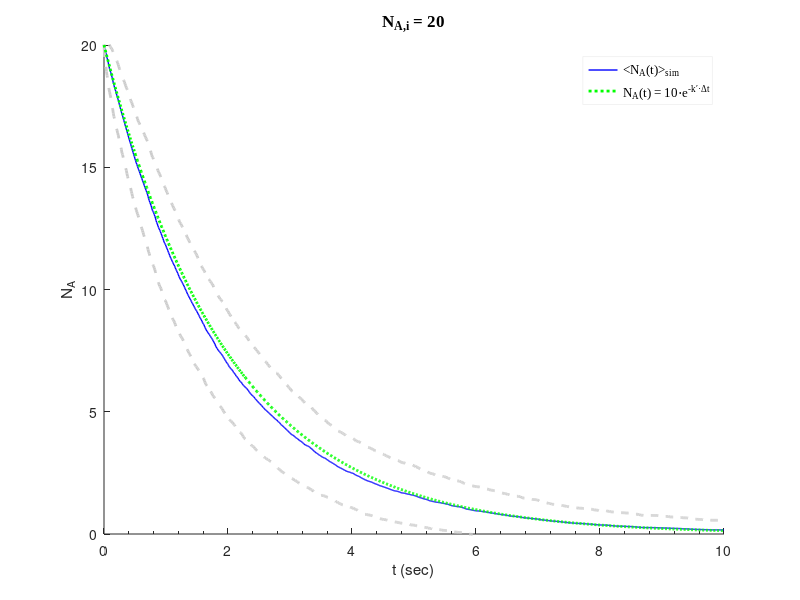
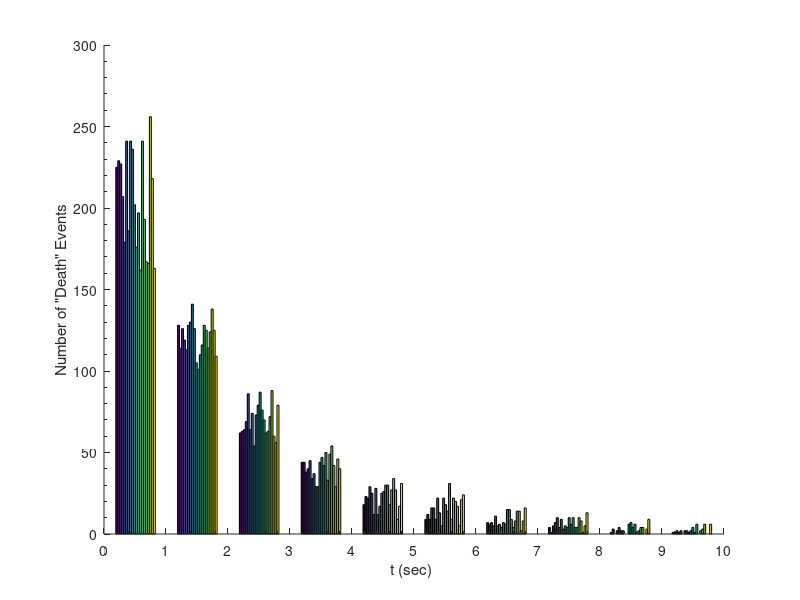

Source code (MATLAB) for these figures, in order:
%  A --> B  ; Simulating 1st order kinetics. Considering individual agents.
% *** Heterogeneous populationof A ***
% Here, we assume normally distributed k values of the A population.

% Author: Alex Plakantonakis,   Copyright (c) 2019.           License: GNU GPLv3

clear; clc;             tic

% Assume constant time step increment (sec)
dt = 0.01;
totalTime = 10;         % Simulation time (sec)
t_steps = totalTime / dt;

reps = 500;              % Number of times to repeat experiment
% k_calc = zeros(size(dt_array,2),n);
S = zeros(reps,t_steps);

agents = 20;            % Population size (should be divisible by # of subspecies)

extt = zeros(reps, agents);     % To monitor extinction time of agents

% ****** Set population's k values ************
% Normally-distributed k values across population 
% with mean = ko and standard deviation of sigma.
ko = 0.5;                           sigma = 0.1;
repeat = 1;
while repeat == 1
    k = ko + sigma * randn(1,agents);  
    negk = find(k<=0);
    if isempty(negk)==1             % Ensure there are no negative k values
        repeat = 0;
    end
end
% # of subspecies = # of agents
% *********************************************

% Time-independent probability for a given agent
P = 1 - exp(-k .* dt);                  % P from integrated rate law
% P = k .* dt;                            % P from differential rate law

for n = 1:reps

    A = ones(2,agents);     % Only 2 rows because of Markov property      
    S(n,1) = agents;
    time = zeros(1,t_steps);
    
    for t = 1:t_steps
        tempAa = find(A(1,:)==1);       % find "alive" A agents
        
        for i = 1:size(tempAa,2)
            if rand < P(tempAa(i))              % ** check probability condition **
                A(2,tempAa(i)) = 0;            % agent dies
                extt(n,tempAa(i)) = time(t)+dt;
            end             % 'if rand' statement
        end                 % 'for i' loop
        
        S(n,t+1) = sum(A(2,:));
        
        A(1,:) = A(2,:);
        time(t+1) = time(t) + dt;
    end                     % 'for t' loop
end                         % 'for n' loop

avg = mean(S);                          sdev = std(S);

% Calculate theoretical curves
t = 0:dt:totalTime;                     y_theory = agents*exp(- ko * t);

% Remove zeros from extt (zeros represent agents that didn't die with totalTime)
for z=1:agents
    extt_zeros = find(extt(:,z)==0);
    for a = 1:size(extt_zeros,1)
        extt(extt_zeros(a),z) = NaN;
    end
end
%% Plot results
figure;
p1 = plot(time,avg,'b','LineWidth',1);           hold on;
p2 = plot(time,avg+sdev,'LineStyle','--','Color',[0.8 0.8 0.8],'LineWidth',2);
p3 = plot(time,avg-sdev,'LineStyle','--','Color',[0.8 0.8 0.8],'LineWidth',2);
p4 = plot(t,y_theory,':g','LineWidth',2);

set(gca,'XMinorTick','on','Box','off');
title(['N_{A,i} = ' num2str(agents)],'FontName','Times New Roman','FontSize',12);
axis([0 10 0 agents]);
xlabel('t (sec)');                      ylabel('N_A');

leg0 = legend([p1 p4],'<N_A(t)>_{sim}','N_A(t) = 10\cdote^{-k\prime\cdot\Deltat}');
set(leg0,'FontName','Times New Roman','FontSize',9,...
    'EdgeColor',[0.95 0.95 0.95],'Location','NorthEast');       

% hgsave(['o1_TCdev_A=' num2str(agents) '.fig']);
%% Plot Extinction time distribution for each agent
figure;
hist(extt(:,:));           % Choose agents to compare in column entry
set(gca,'XTick',[0 1 2 3 4 5 6 7 8 9 10],...
    'XMinorTick','on','YMinorTick','on','Box','off');
xlabel('t (sec) ');             ylabel('Number of "Death" Events');
%% Finish
clear a z n i;
% save(['o1_A=' num2str(agents) '.mat']);
toc